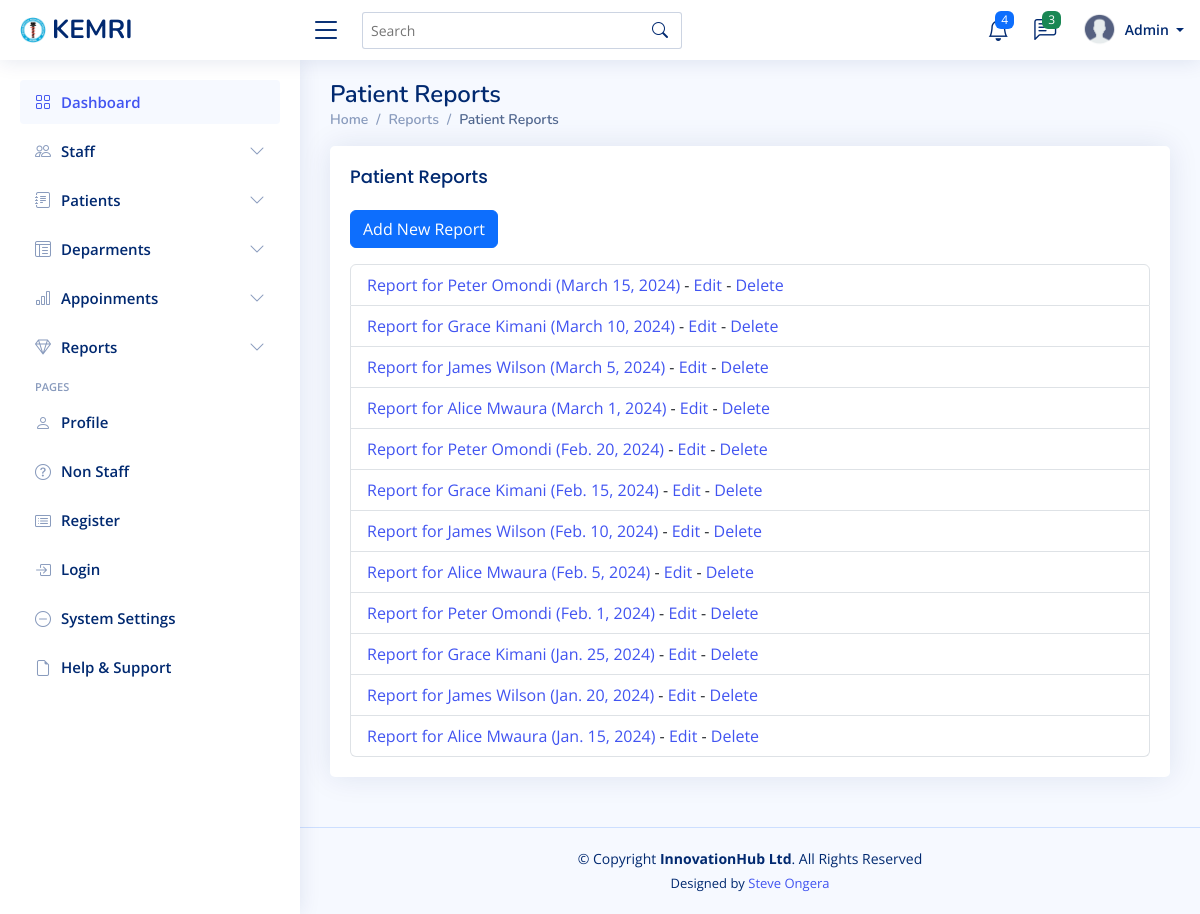
The page /reports/ on the database its author committed.
### mtwapa_branch/models.py (models this page shows, shortened)
class Report(models.Model):
    patient = models.ForeignKey(Patient, on_delete=models.CASCADE)
    date = models.DateField()
    description = models.TextField()
    file = models.FileField(upload_to='reports/')

class Patient(models.Model):
    first_name = models.CharField(max_length=100)
    last_name = models.CharField(max_length=100)
    phone = models.CharField(max_length=100)
    gender = models.CharField(
        max_length=10,
        choices=[('Male', 'Male'), ('Female', 'Female'), ('Other', 'Other')],
        blank=True,
        null=True
    )
    email = models.EmailField(max_length=100 , blank=True, null=True )
    Identification_no= models.CharField(max_length=100 , blank=True, null=True)
    date_of_birth = models.DateField()
    address = models.TextField()
    emergency_contact_name = models.CharField(max_length=100)
    emergency_contact_number = models.CharField(max_length=15)
    blood_type = models.CharField(max_length=3, blank=True, null=True)
    allergies = models.TextField(blank=True, null=True)
    chronic_conditions = models.TextField(blank=True, null=True)
    medical_history = models.TextField(blank=True, null=True)
    insurance_provider = models.CharField(max_length=100, blank=True, null=True)
    profile_picture = models.ImageField(upload_to='patient_profiles/', blank=True, null=True)
    date_added = models.DateTimeField( blank=True, null=True )  # Automatically sets the date when a patient is added

### mtwapa_branch/views.py (the view)
# urls.py: path('reports/', views.report_list, name='report_list'),
def report_list(request):
    reports = Report.objects.all().order_by('-date')
    return render(request, 'report/report_list.html', {'reports': reports})

### templates/report/report_list.html
{% extends 'base/base.html' %}
{% block content %}
<div class="pagetitle">
    <h1>Patient Reports</h1>
    <nav>
        <ol class="breadcrumb">
            <li class="breadcrumb-item"><a href="{% url 'dashboard' %}">Home</a></li>
            <li class="breadcrumb-item"><a href="{% url 'report_list' %}">Reports</a></li>
            <li class="breadcrumb-item active">Patient Reports</li>
        </ol>
    </nav>
</div>
<section class="section">
    <div class="row">
        <div class="col-lg-12">
            <div class="card">
                <div class="card-body">
                    <h5 class="card-title">Patient Reports</h5>
                    <a href="{% url 'report_create' %}" class="btn btn-primary mb-3">Add New Report</a>
                    <ul class="list-group">
                        {% for report in reports %}
                        <li class="list-group-item">
                            <a href="{% url 'report_detail' report.pk %}">
                                Report for {{ report.patient.first_name }} {{ report.patient.last_name }} ({{ report.date }})
                            </a>
                            - <a href="{% url 'report_update' report.pk %}">Edit</a>
                            - <a href="{% url 'report_delete' report.pk %}">Delete</a>
                        </li>
                        {% endfor %}
                    </ul>
                </div>
            </div>
        </div>
    </div>
</section>
{% endblock %}

### static/assets/css/style.css (style rules this page uses)
:root { scroll-behavior: smooth; }
body { font-family: "Open Sans", sans-serif; background: #f6f9ff; color: #444444; }
h1, h2, h3, h4, h5, h6 { font-family: "Nunito", sans-serif; }
.pagetitle { margin-bottom: 10px; }
.pagetitle h1 { font-size: 24px; margin-bottom: 0; font-weight: 600; color: #012970; }
.card { margin-bottom: 30px; border: none; border-radius: 5px; box-shadow: 0px 0 30px rgba(1, 41, 112, 0.1); }
.card-title { padding: 20px 0 15px 0; font-size: 18px; font-weight: 500; color: #012970; font-family: "Poppins", sans-serif; }
.card-body { padding: 0 20px 20px 20px; }
.breadcrumb { font-size: 14px; font-family: "Nunito", sans-serif; color: #899bbd; font-weight: 600; }
.breadcrumb a { color: #899bbd; transition: 0.3s; }
.breadcrumb .breadcrumb-item::before { color: #899bbd; }
.breadcrumb .active { color: #51678f; font-weight: 600; }

### rows shown on the page
Report: patient.first_name "Peter", patient.last_name "Omondi", date "March 15, 2024"
Report: patient.first_name "Grace", patient.last_name "Kimani", date "March 10, 2024"
Report: patient.first_name "James", patient.last_name "Wilson", date "March 5, 2024"
Report: patient.first_name "Alice", patient.last_name "Mwaura", date "March 1, 2024"
Report: patient.first_name "Peter", patient.last_name "Omondi", date "Feb. 20, 2024"
Report: patient.first_name "Grace", patient.last_name "Kimani", date "Feb. 15, 2024"
Report: patient.first_name "James", patient.last_name "Wilson", date "Feb. 10, 2024"
Report: patient.first_name "Alice", patient.last_name "Mwaura", date "Feb. 5, 2024"
Report: patient.first_name "Peter", patient.last_name "Omondi", date "Feb. 1, 2024"
Report: patient.first_name "Grace", patient.last_name "Kimani", date "Jan. 25, 2024"
Report: patient.first_name "James", patient.last_name "Wilson", date "Jan. 20, 2024"
Report: patient.first_name "Alice", patient.last_name "Mwaura", date "Jan. 15, 2024"
